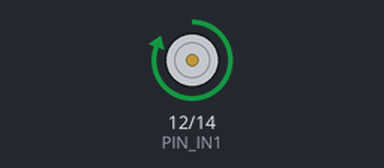
A sketch run on a simulated Arduino Uno, built with avr-gcc and run on an emulated ATmega328P. Parts: motor-driver pin pairs drawn as motors (green arrow = first pin HIGH = forward, orange = second pin HIGH = backward, longer = more drive, scaled by the enable pin). What the sketch prints to the serial monitor is not drawn.

Above: at 1.0 s.
At 2.5 s:
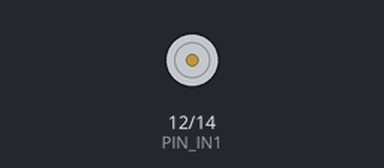
At 4.0 s:
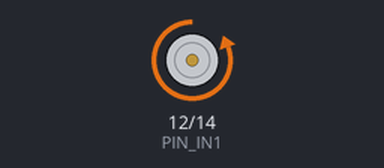
Timing chart, 0 to 7.8 s (numbered marks = the images above):
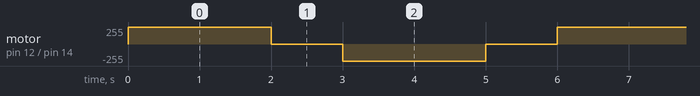

Measured:
- by itself, motor on pin 12 (PIN_IN1) / pin 14 (PIN_IN2): repeats every 6.0 s: stopped 1.0 s, backward 255/255 2.0 s, stopped 1.0 s, forward 255/255 2.0 s

The sketch:

motor_dir.ino
```cpp
const int PIN_EN = 13, PIN_IN1 = 12, PIN_IN2 = 14;

void motor_dir(int in1, int in2, const char *msg) {
    digitalWrite(PIN_IN1, in1);
    digitalWrite(PIN_IN2, in2);
    Serial.println(msg);
}

void setup() {
    Serial.begin(115200);
    pinMode(PIN_EN, OUTPUT); pinMode(PIN_IN1, OUTPUT); pinMode(PIN_IN2, OUTPUT);
    digitalWrite(PIN_EN, HIGH);              // 속도 최대 (PWM 은 다음 예제)
}

void loop() {
    motor_dir(HIGH, LOW,  "정방향");  delay(2000);
    motor_dir(LOW,  LOW,  "정지");    delay(1000);      // 반대로 돌리기 전에 멈춘다
    motor_dir(LOW,  HIGH, "역방향");  delay(2000);
    motor_dir(HIGH, HIGH, "브레이크"); delay(1000);
}
```
